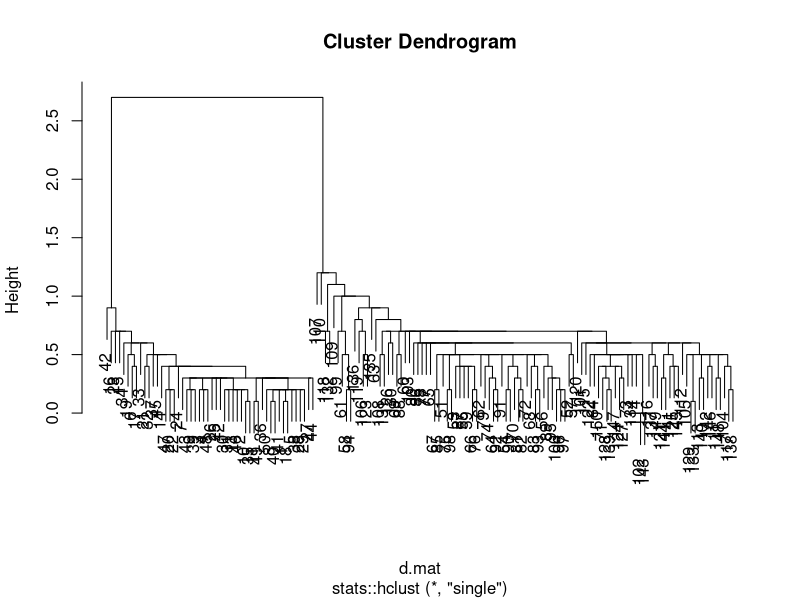

Recreate this plot in R. (Note: this script raises an error after producing the figure.)
head(iris)

time.vec <- system.time({
  N <- 150
  d.mat <- stats::dist(iris[1:N, 1:4], method="manhattan")
  as.matrix(d.mat)
  cl.tree <- stats::hclust(d.mat, method="single")
  stats::cutree(cl.tree, k=1:N)
})
str(time.vec)

plot(cl.tree)

if(FALSE){
  install.packages("microbenchmark")
}

time.dt.list <- list()
for(N in seq(5, 150, by=5)){
  X <- iris[1:N, 1:4]
  timing.df <- microbenchmark::microbenchmark(hclust={
    d.mat <- stats::dist(X, method="manhattan")
    as.matrix(d.mat)
    cl.tree <- stats::hclust(d.mat, method="single")
    stats::cutree(cl.tree, k=3)
  }, kmeans={
    stats::kmeans(X, 3)
  })
  time.dt.list[[paste(N)]] <- data.table(
    N, timing.df)
}
time.dt <- do.call(rbind, time.dt.list)

library(data.table)
data.table(timing.df)

## Exercise: plot timings versus data set size...?

time.dt[, data.size := N]
time.dt[, time.seconds := time/1e9]
time.dt[, algorithm := expr]
library(ggplot2)
ggplot()+
  geom_point(aes(
    x=data.size,
    y=time.seconds,
    color=algorithm),
    data=time.dt)

median.dt <- time.dt[, .(
  median.seconds=median(time.seconds)
), by=.(N, algorithm)]
ggplot()+
  geom_line(aes(
    x=N,
    y=median.seconds,
    color=algorithm),
    data=median.dt)

